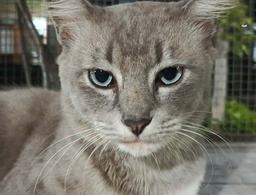
#> input picture Kuliah/yoyo.jpg, 256 x 195 px, shrunk from 977 x 744 before the run
$ python 'Week 05 Alpro(1).py'
#> lines starting #> are read from the running program, lines starting #| are printed output that depends on the picture; after the words box and inside, x2 and y2 are one past the last pixel; in counts of white or black regions, pixels touching at a corner belong together
## FUNCTION

# 1. Function with no return
def message():
    print("Welcome to the Python program!")

message()
print("-----------------------------------------------------")

# 2. Function with return
def divide(a, b):
    return a / b

print("The result of dividing 10 and 2 is", divide(10, 2))
print("-----------------------------------------------------")

# 3. Function with default argument
def greeting(name, message="Happy birthday!"):
    print(f"Hello {name}, {message}")

greeting("Budi")
greeting("Karin", "Wish you great success always!")
print("-----------------------------------------------------")

# 4. Function with variable-length arguments
def subtract(*numbers):
    result = numbers[0]  # start from the first number
    for i in numbers[1:]:
        result -= i
    return result

print("The subtraction of 10-20-30 is", subtract(10, 20, 30))  # Output: -40
print("The subtraction of 5-15 is", subtract(5, 15))           # Output: -10
print("-----------------------------------------------------")

# 5. Function with keyword variable-length arguments
def biodata(**info):
    for key, value in info.items():
        print(f"{key} : {value}")

biodata(name="Aisyah", age=19, major="Informatics Management")

##NESTED LOOP
# 1. Nested loop to print coordinates and RGB values of an image
from PIL import Image
import numpy as np
import pandas as pd

image = Image.open("yoyo.jpg")
#> image is the input picture: PIL image 256x195 RGB; mean R, G, B 120.1, 117.2, 106.1
image = image.resize((250, 250))
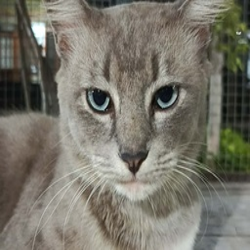
#> image: PIL image 250x250 RGB; mean R, G, B 120.1, 117.2, 106.1

array_image = np.array(image)

R = array_image[:, :, 0]
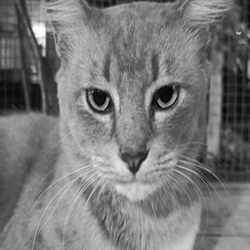
#> R: shape (250, 250); min 1, max 254, mean 120.1
G = array_image[:, :, 1]
B = array_image[:, :, 2]
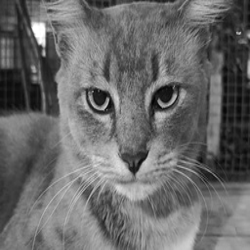
#> B: shape (250, 250); min 2, max 255, mean 106.1

rgb_data = []

for y in range(image.height):
    for x in range(image.width):
        r = R[y, x]
        g = G[y, x]
        b = B[y, x]

        rgb_data.append([x, y, r, g, b])
#> after the loop, rgb_data = 62500 items

rgb_table = pd.DataFrame(rgb_data, columns=["X", "Y", "R", "G", "B"])
#> rgb_table = table of 62500 rows and 5 columns

rgb_table.to_csv("rgb.csv", index=False)

print("RGB data is in 'rgb.csv'")
print("Here are the first 5 entries:")
print(rgb_table.head())
#|    X  Y   R   G   B
#| 0  0  0  66  71  49
#| 1  1  0  66  71  49
#| 2  2  0  70  75  55
#| 3  3  0  73  78  58
#| 4  4  0  74  77  60
print("-----------------------------------------------------")

# 2. Nested loop to Grayscale
from PIL import Image
import numpy as np
import pandas as pd

image = Image.open("yoyo.jpg")
image = image.resize((250, 250))

grayscale_array = np.zeros((image.height, image.width), dtype=np.uint8)

for y in range(image.height):
    for x in range(image.width):
        grayscale_array[y, x] = int((R[y, x] + G[y, x] + B[y, x]) / 3)
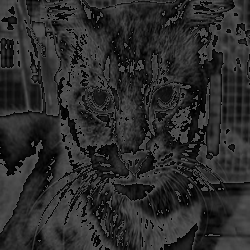
#> grayscale_array: shape (250, 250); min 0, max 85, mean 43.8

grayscale_image = Image.fromarray(grayscale_array, mode="L")
grayscale_image.show()
grayscale_image.save("grayscale_result.jpg")

print("The image has been successfully converted to grayscale and saved as 'grayscale_result.jpg'")
print("-----------------------------------------------------")

#(Similar to Github Repo:deenaariff)
from PIL import Image
import numpy as np
import matplotlib.pyplot as plt

# Open image and ensure RGB
image = Image.open("yoyo.jpg").convert("RGB")

# Convert to numpy array: shape (H, W, 3)
arr = np.array(image)
H, W, _ = arr.shape
#> H = 195; W = 256

# Initialize grayscale arrays
grey  = np.zeros((H, W), dtype=np.float32)  # human-weighted
grey2 = np.zeros((H, W), dtype=np.float32)  # raw average

# 'Human' luminance (no /3)
def average1(pixel):
    return 0.299*pixel[0] + 0.587*pixel[1] + 0.114*pixel[2]

# Raw average
def average2(pixel):
    return np.average(pixel)

# Map averages of pixels to the grey images (nested loops)
for r in range(H):
    for c in range(W):
        p = arr[r, c]                 # [R, G, B]
        grey[r, c]  = average1(p)
        grey2[r, c] = average2(p)
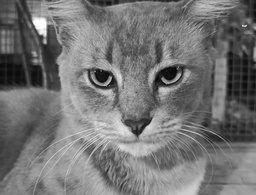
#> grey: shape (195, 256) float32; min 3.69, max 254.7, mean 116.8

# Convert to 8-bit for display/saving
grey_u8  = grey.clip(0, 255).astype(np.uint8)
grey2_u8 = grey2.clip(0, 255).astype(np.uint8)

# Show one of them (human-weighted)
plt.imshow(grey_u8, cmap="gray")
plt.axis("off")
plt.show()

# (Optional) save results
Image.fromarray(grey_u8,  mode="L").save("grayscale_human.jpg")
Image.fromarray(grey2_u8, mode="L").save("grayscale_avg.jpg")

# 3. Nested loop to black and white
from PIL import Image
import numpy as np

image = Image.open("yoyo.jpg")
image = image.resize((250, 250))

image_array = np.array(image)

R = image_array[:, :, 0]
G = image_array[:, :, 1]
B = image_array[:, :, 2]

threshold = 128

brightness = (0.299 * R) + (0.587 * G) + (0.114 * B)

bw_array = np.where(brightness >= threshold, 255, 0).astype(np.uint8)
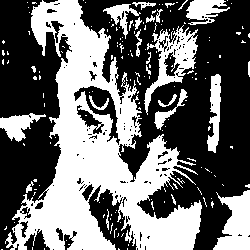
#> bw_array: shape (250, 250); 42.4% white; 169 white regions (145 under 20 px), largest, box (x1, y1, x2, y2) and area: (5, 0, 202, 250) 19599, (144, 25, 198, 115) 1575, (213, 190, 250, 250) 1440

bw_image = Image.fromarray(bw_array, mode="L")

bw_image.show()
bw_image.save("black_white_result.jpg")

print("The image has been successfully converted to black and white!")
